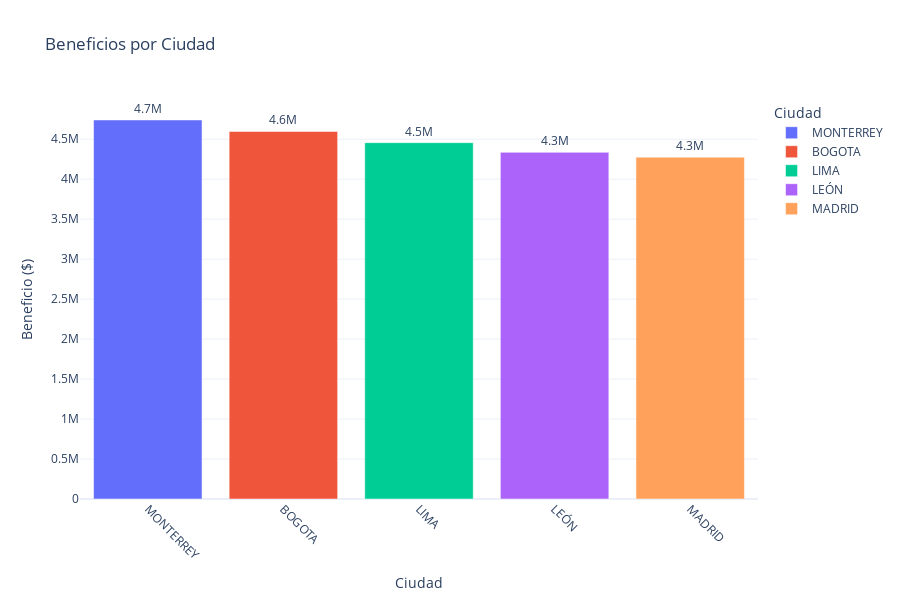

Source (notebook cell):
### Markdown cell above
# Beneficios a lo largo del tiempo

### Code cell
# Beneficios por ciudad
visualizar_beneficios_interactivo(ventas_completa, agrupador="ciudad", titulo="Beneficios por Ciudad")

### Figure 1 — Plotly figure (JSON) as saved in the notebook; plotly's stock layout.template omitted (floating-point values rounded to 4 significant figures)
{"data": [{"alignmentgroup": "True", "hovertemplate": "Ciudad=%{x}<br>Beneficio ($)=%{text}<extra></extra>", "legendgroup": "MONTERREY", "marker": {"color": "#636efa", "pattern": {"shape": ""}}, "name": "MONTERREY", "offsetgroup": "MONTERREY", "orientation": "v", "showlegend": true, "text": [4740710], "textposition": "outside", "texttemplate": "%{text:.2s}", "type": "bar", "x": ["MONTERREY"], "xaxis": "x", "y": [4740710], "yaxis": "y"}, {"alignmentgroup": "True", "hovertemplate": "Ciudad=%{x}<br>Beneficio ($)=%{text}<extra></extra>", "legendgroup": "BOGOTA", "marker": {"color": "#EF553B", "pattern": {"shape": ""}}, "name": "BOGOTA", "offsetgroup": "BOGOTA", "orientation": "v", "showlegend": true, "text": [4596360], "textposition": "outside", "texttemplate": "%{text:.2s}", "type": "bar", "x": ["BOGOTA"], "xaxis": "x", "y": [4596360], "yaxis": "y"}, {"alignmentgroup": "True", "hovertemplate": "Ciudad=%{x}<br>Beneficio ($)=%{text}<extra></extra>", "legendgroup": "LIMA", "marker": {"color": "#00cc96", "pattern": {"shape": ""}}, "name": "LIMA", "offsetgroup": "LIMA", "orientation": "v", "showlegend": true, "text": [4456640], "textposition": "outside", "texttemplate": "%{text:.2s}", "type": "bar", "x": ["LIMA"], "xaxis": "x", "y": [4456640], "yaxis": "y"}, {"alignmentgroup": "True", "hovertemplate": "Ciudad=%{x}<br>Beneficio ($)=%{text}<extra></extra>", "legendgroup": "LEÓN", "marker": {"color": "#ab63fa", "pattern": {"shape": ""}}, "name": "LEÓN", "offsetgroup": "LEÓN", "orientation": "v", "showlegend": true, "text": [4335480], "textposition": "outside", "texttemplate": "%{text:.2s}", "type": "bar", "x": ["LEÓN"], "xaxis": "x", "y": [4335480], "yaxis": "y"}, {"alignmentgroup": "True", "hovertemplate": "Ciudad=%{x}<br>Beneficio ($)=%{text}<extra></extra>", "legendgroup": "MADRID", "marker": {"color": "#FFA15A", "pattern": {"shape": ""}}, "name": "MADRID", "offsetgroup": "MADRID", "orientation": "v", "showlegend": true, "text": [4275260], "textposition": "outside", "texttemplate": "%{text:.2s}", "type": "bar", "x": ["MADRID"], "xaxis": "x", "y": [4275260], "yaxis": "y"}], "layout": {"barmode": "relative", "height": 600, "legend": {"title": {"text": "Ciudad"}, "tracegroupgap": 0}, "showlegend": true, "title": {"text": "Beneficios por Ciudad"}, "xaxis": {"anchor": "y", "categoryarray": ["MONTERREY", "BOGOTA", "LIMA", "LEÓN", "MADRID"], "categoryorder": "array", "domain": [0, 1], "tickangle": 45, "title": {"text": "Ciudad"}}, "yaxis": {"anchor": "x", "domain": [0, 1], "title": {"text": "Beneficio ($)"}}}}
